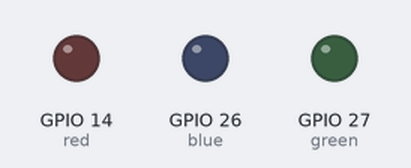
A sketch run on a simulated ESP32. Parts: output pins drawn as LEDs (lit = HIGH).

Above: at 0.02 s.
At 0.47 s:
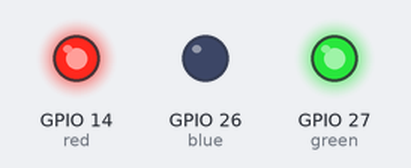
At 1.27 s:
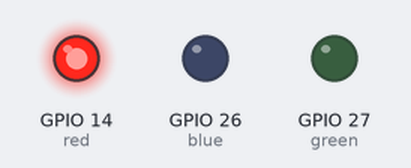
At 2.57 s:
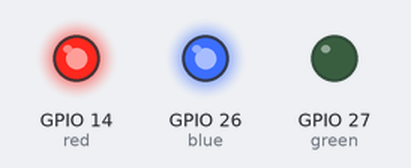
At 3.82 s:
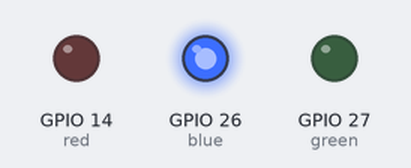
At 5.12 s:
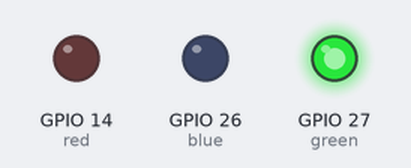
Timing chart, 0 to 5.4 s (numbered marks = the images above):
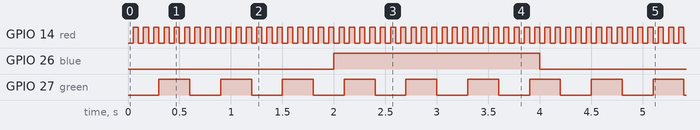

The sketch:

Atividade_6.4.ino
```cpp
const int red = 14;
const int green = 27;
const int blue = 26;

void setup() {
  pinMode(blue, OUTPUT);
  pinMode(red, OUTPUT);
  pinMode(green, OUTPUT);
  xTaskCreate(redLed, "redLed", 10000, NULL, 1, NULL);
  xTaskCreate(greenLed, "greenLed", 10000, NULL, 1, NULL);
  xTaskCreate(blueLed, "blueLed", 10000, NULL, 1, NULL);
}

void loop() {
}
void redLed(void *) {
  while(true) {
    digitalWrite(red, LOW);
    delay(50);
    digitalWrite(red, HIGH);
    delay(50);
  }
  vTaskDelete(NULL);
}
void greenLed(void *) {
  while(true) {
    digitalWrite(green, LOW);
    delay(300);
    digitalWrite(green, HIGH);
    delay(300);
  }
  vTaskDelete(NULL);
}
void blueLed(void *) {
  while(true){
    digitalWrite(blue, LOW);
    delay(2000);
    digitalWrite(blue, HIGH);
    delay(2000);
  }
  vTaskDelete(NULL);
}
```

Measured:
- by itself, GPIO 14 (red): alternates HIGH for 0.05 s and LOW for 0.05 s
- by itself, GPIO 26 (blue): alternates HIGH for 2.0 s and LOW for 2.0 s
- by itself, GPIO 27 (green): alternates HIGH for 0.30 s and LOW for 0.30 s
